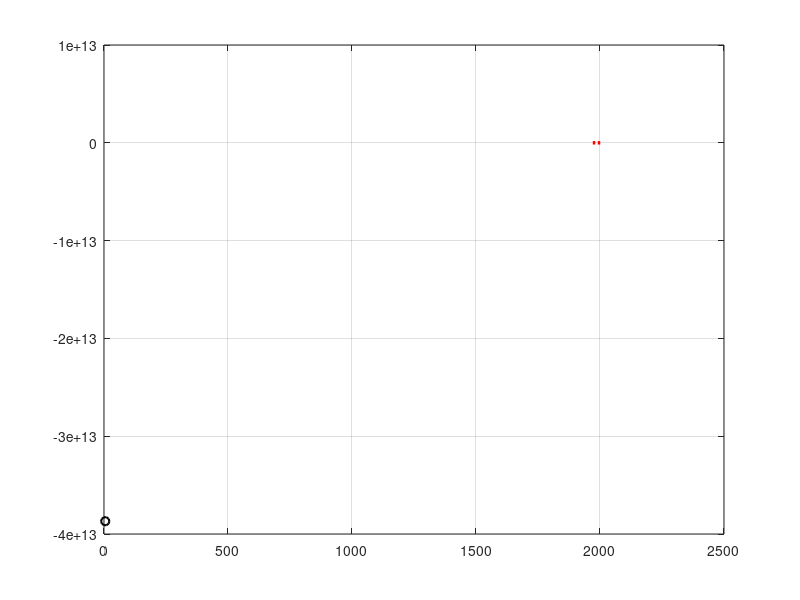

Write the MATLAB code that produced this figure. (Note: this script raises an error after producing the figure.)
%The mathlab program of NEWTON FORWARD INTERPOLATION Method.
clc
clear all
x=[1971 1981 1991 2001 2011];
y=[65425 89912 11145 130523 152518];
m=length(y);
dt=zeros(m,m+1);
for i=1:m
 dt(i,1)=x(i);
 dt(i,2)=y(i);
end
n=m-1;
for j=3:m+1
 for i=1:n
 dt(i,j)=dt(i+1,j-1)-dt(i,j-1);
 end
 n=n-1;
end
 fprintf('the forward difference table is given below:\n');
 disp(dt)
 z=input('the interpolated value is:');
 h=x(2)-x(1);
 p=(z-x(1))/h;
 sum=y(1);
 prod=1;
 le=length(y)-1;
 for i=1:le
 prod=prod*(p-i+1);
 sum=sum+(prod*dt(1,i+2))/factorial(i);
 end
 fprintf('the required interpolated value at %.2f is=%.6f',z,sum)
 %graph of the function
 plot(x,y,':r','linewidth',2.5)
 hold on
 plot(z,sum,'ok','linewidth',1.5)
 grid on
 legend('Graph of a given data','Interpolated value',2);
 xlabel('x-axis','fontsize',2)
 ylabel('y-axis','fontsize',12)
 hold off
